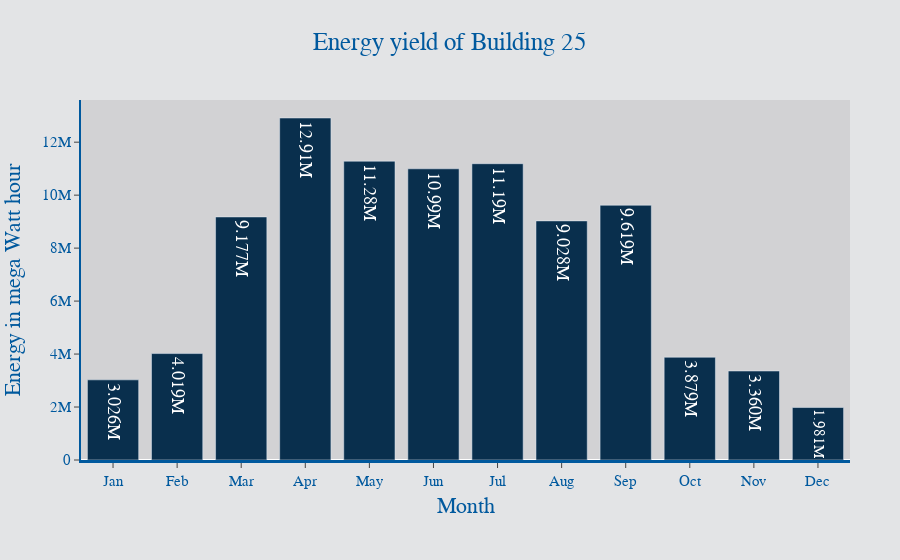

Notebook cell for this chart:
### Code cell
data = [trace1]
fig = go.Figure(data = data)
fig.update_traces(texttemplate='%{text:.4s}',textposition='inside', opacity=1,
                  textfont=dict(family=A,size=18,color='white'))
fig.update_layout(uniformtext_minsize=20)
#fig.update_layout(xaxis_tickangle=45)
fig.update_layout(title='Energy yield of Building 25',
                  title_x=0.5,
                  yaxis_title='Energy in mega Watt hour',font=dict(size=18),
                 legend=dict(
    #itemwidth=30,
    orientation='h',
    yanchor="middle",
    y=-0.3,
    xanchor="center",
    x=0.5,
    title_font_family=A,
    font=dict(
    family=A,
    size=10,
    color=hsn_blue),
    bgcolor=hsn_greyl,
    bordercolor=hsn_blue,
    valign='bottom',
    tracegroupgap=10,
    borderwidth=1,),
    font_family=A,
    font_color=hsn_blue,
    title_font_family=A,
    title_font_color=hsn_blue,
    legend_tracegroupgap=500,
                    
)
fig.update_xaxes(title_font_family=A)
fig.update_layout(
xaxis=dict(
showline=True,showgrid=False,showticklabels=True,
linecolor=hsn_blue,
title_text="Month",
title_standoff = 10,
linewidth=3,ticks='outside',tickfont=dict(
family=A,size=15,color=hsn_blue))
,
yaxis=dict(
showline=True,showgrid=False,showticklabels=True,
linecolor=hsn_blue,
ticklabelposition="outside",
linewidth=2,ticks='outside',tickfont=dict(
family=A,size=15,color=hsn_blue)
),autosize=True,margin=dict(
autoexpand=True,l=50,r=50,b=100,t=100,pad=0),
showlegend=False,paper_bgcolor=hsn_greyl,
    plot_bgcolor=hsn_greym)
fig.show()
pio.write_image(fig, 'energy_yield_of_Building_25.png',scale=6, width=1080, height=650)

### Figure 1 — Plotly figure (JSON) as saved in the notebook; plotly's stock layout.template omitted (floating-point values rounded to 4 significant figures)
{"data": [{"marker": {"color": "rgb(9,47,77)"}, "name": "Energy distribution across the year", "opacity": 1, "text": [3026000.0, 4019000.0, 9177000.0, 12910000.0, 11280000.0, 10990000.0, 11190000.0, 9028000.0, 9619000.0, 3879000.0, 3360000.0, 1981000.0], "textfont": {"color": "white", "family": "Arial", "size": 18}, "textposition": "inside", "texttemplate": "%{text:.4s}", "type": "bar", "x": ["Jan", "Feb", "Mar", "Apr", "May", "Jun", "Jul", "Aug", "Sep", "Oct", "Nov", "Dec"], "y": [3026000.0, 4019000.0, 9177000.0, 12910000.0, 11280000.0, 10990000.0, 11190000.0, 9028000.0, 9619000.0, 3879000.0, 3360000.0, 1981000.0]}], "layout": {"autosize": true, "font": {"color": "rgb(0,89,158)", "family": "Arial", "size": 18}, "legend": {"bgcolor": "rgb(227,228,230)", "bordercolor": "rgb(0,89,158)", "borderwidth": 1, "font": {"color": "rgb(0,89,158)", "family": "Arial", "size": 10}, "orientation": "h", "title": {"font": {"family": "Arial"}}, "tracegroupgap": 500, "valign": "bottom", "x": 0.5, "xanchor": "center", "y": -0.3, "yanchor": "middle"}, "margin": {"autoexpand": true, "b": 100, "l": 50, "pad": 0, "r": 50, "t": 100}, "paper_bgcolor": "rgb(227,228,230)", "plot_bgcolor": "rgb(210,210,212)", "showlegend": false, "title": {"font": {"color": "rgb(0,89,158)", "family": "Arial"}, "text": "Energy yield of Building 25", "x": 0.5}, "uniformtext": {"minsize": 20}, "xaxis": {"linecolor": "rgb(0,89,158)", "linewidth": 3, "showgrid": false, "showline": true, "showticklabels": true, "tickfont": {"color": "rgb(0,89,158)", "family": "Arial", "size": 15}, "ticks": "outside", "title": {"font": {"family": "Arial"}, "standoff": 10, "text": "Month"}}, "yaxis": {"linecolor": "rgb(0,89,158)", "linewidth": 2, "showgrid": false, "showline": true, "showticklabels": true, "tickfont": {"color": "rgb(0,89,158)", "family": "Arial", "size": 15}, "ticklabelposition": "outside", "ticks": "outside", "title": {"text": "Energy in mega Watt hour"}}}}
